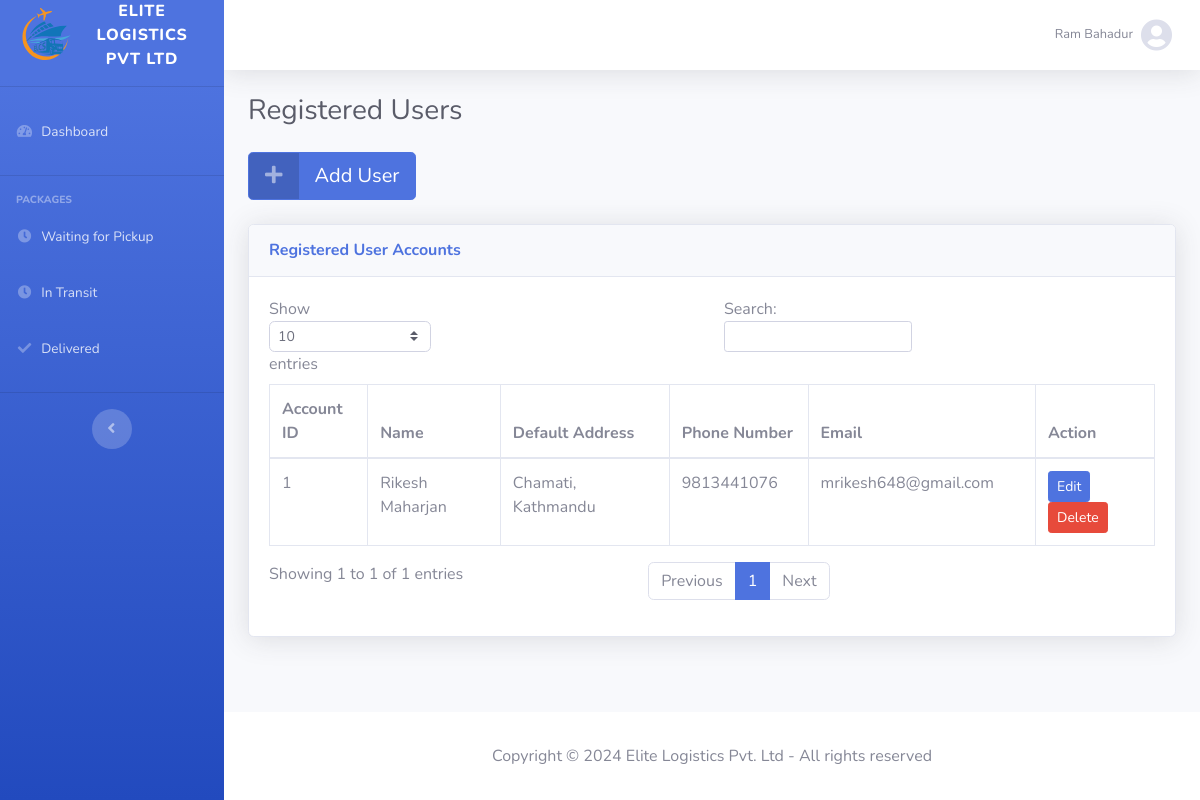
The page /registered_users.php (signed in) on the database as committed earlier.
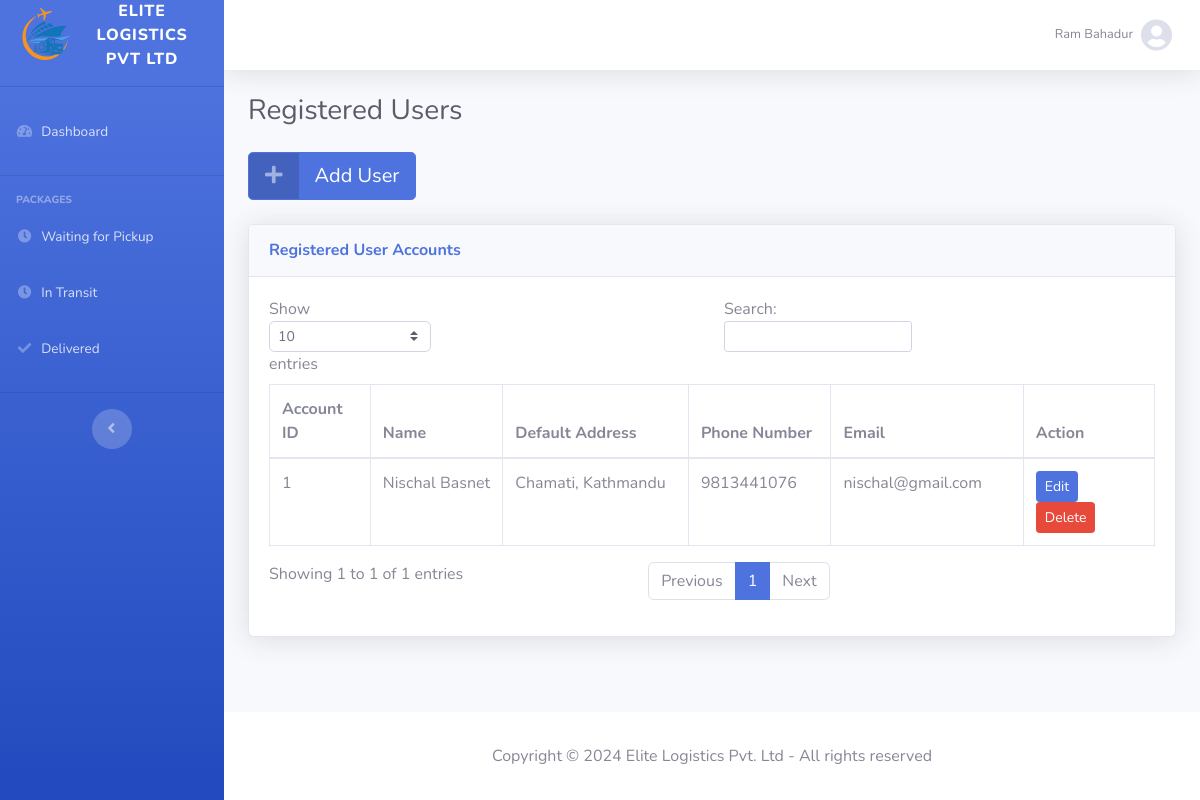
The same page on the database as committed later.
### tables this page shows
CREATE TABLE account_details (
  account_id INT PRIMARY KEY AUTO_INCREMENT,
  name VARCHAR(100) NOT NULL,
  email VARCHAR(100) NOT NULL,
  password VARCHAR(320) NOT NULL,
  phone_no VARCHAR(20) NOT NULL,
  type_id INT,
  created_on DATETIME NOT NULL,
  default_location VARCHAR(255) NOT NULL,
  INDEX idx_name (name),
  FOREIGN KEY (type_id) REFERENCES account_type (type_id) ON DELETE CASCADE
);

### registered_users.php (called while the page is built, shortened)
<?php
include 'php/page_header.php';
include 'php/dashboard_main.php';
include 'php/page_footer.php';
?>

### php/admin_registered_users.php (the view)
<a href="#" class="btn btn-primary btn-icon-split btn-lg mb-4" data-toggle="modal" data-target="#addUserModal">
    <span class="icon text-white-50">
        <i class="fas fa-plus"></i>
    </span>
    <span class="text">Add User</span>
</a>
<div class="card shadow mb-4">
    <div class="card-header py-3">
        <h6 class="m-0 font-weight-bold text-primary">Registered User Accounts</h6>
    </div>
    <div class="card-body">
        <div class="table-responsive">
            <table class="table table-bordered" id="dataTable" width="100%" cellspacing="0">
                <thead>
                    <tr>
                        <th>Account ID</th>
                        <th>Name</th>
                        <th>Default Address</th>
                        <th>Phone Number</th>
                        <th>Email</th>
                        <th>Action</th>
                    </tr>
                </thead>
                <tbody>
                    <?php
                    $sql = "SELECT account_id, name, default_location, phone_no, email FROM account_details WHERE type_id = 1";
                    $stmt = $pdo->prepare($sql);
                    $stmt->execute();
                    $users = $stmt->fetchAll(PDO::FETCH_ASSOC);
                    foreach ($users as $usera) {
                        echo '<tr>';
                        echo '<td>' . $usera['account_id'] . '</td>';
                        echo '<td>' . $usera['name'] . '</td>';
                        echo '<td>' . $usera['default_location'] . '</td>';
                        echo '<td>' . $usera['phone_no'] . '</td>';
                        echo '<td>' . $usera['email'] . '</td>';
                        echo '<td>
                        <button class="btn btn-primary btn-sm edit-btn" data-toggle="modal" data-target="#editUserModal"
                            data-account-id="' . $usera['account_id'] . '" data-name="' . $usera['name'] . '"
                            data-default-location="' . $usera['default_location'] . '" data-phone="' . $usera['phone_no'] . '"
                            data-email="' . $usera['email'] . '">Edit</button>
                        <button class="btn btn-danger btn-sm delete-btn" data-toggle="modal" data-target="#deleteUserModal"
                            data-account-id="' . $usera['account_id'] . '">Delete</button>
                        </td>';
                        echo '</tr>';
                    }
                    ?>
                </tbody>
            </table>
        </div>
    </div>
</div>

Rows that differ between the two databases and show on the page:
changed account_details "Chamati, Kathmandu": name "Rikesh Maharjan" → "Nischal Basnet"; email "mrikesh648@gmail.com" → "nischal@gmail.com"
